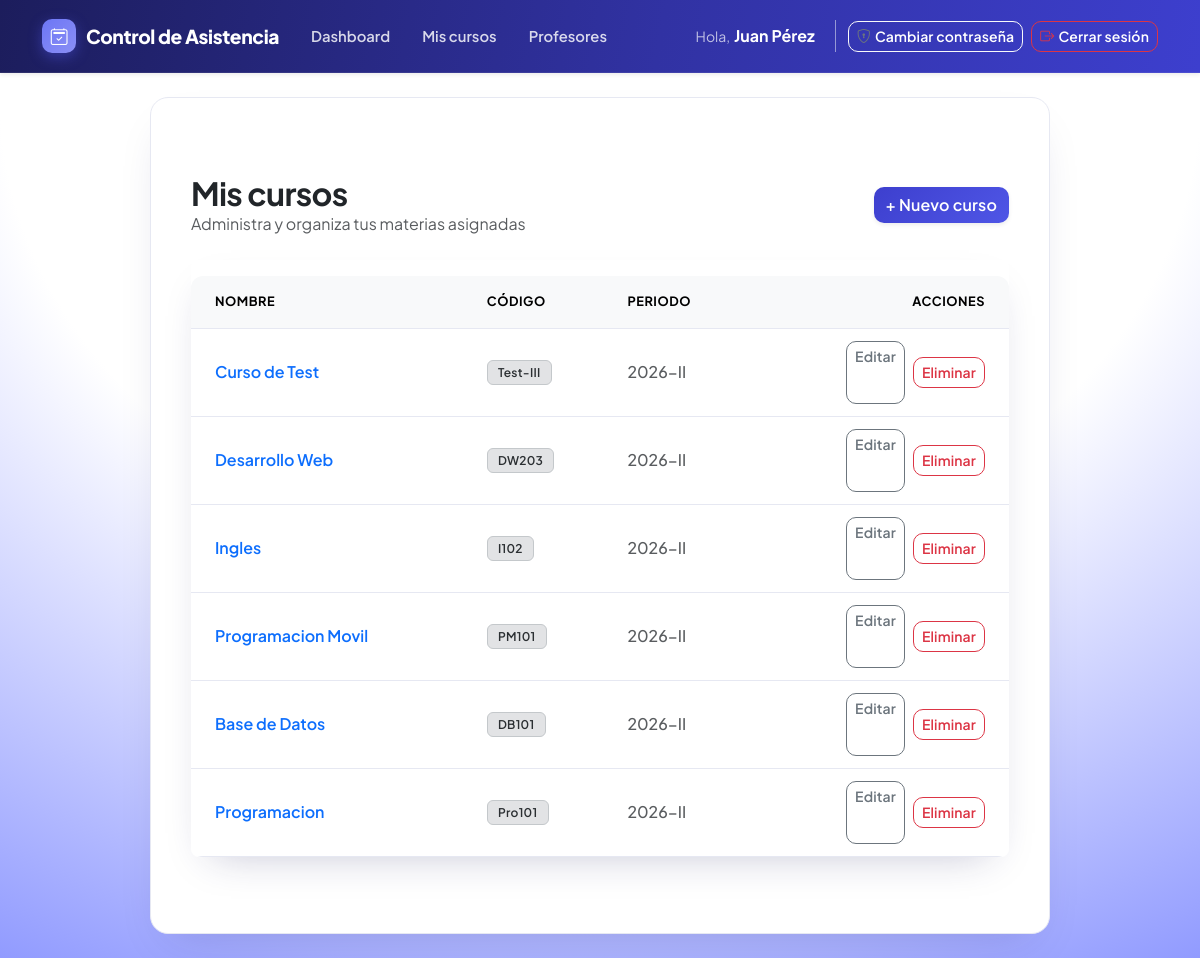
Page /public/cursos (signed in) on the committed database.
### tables this page shows
CREATE TABLE `cursos` (
  `id` int(11) NOT NULL,
  `profesor_id` int(11) NOT NULL,
  `nombre` varchar(150) NOT NULL,
  `codigo_curso` varchar(20) NOT NULL,
  `descripcion` text DEFAULT NULL,
  `periodo` varchar(50) DEFAULT NULL,
  `tolerancia_tardanza_min` int(11) NOT NULL DEFAULT 10,
  `estado` enum('activo','inactivo','archivado') NOT NULL DEFAULT 'activo',
  `fecha_creacion` timestamp NOT NULL DEFAULT current_timestamp(),
  `fecha_actualizacion` timestamp NOT NULL DEFAULT current_timestamp() ON UPDATE current_timestamp()
);

### app/controllers/CursoController.php (called while the page is built, shortened)
<?php
class CursoController
{
    public function index(): void
    {
        $cursos = Curso::obtenerPorProfesor(Auth::profesorActualId());
        require BASE_PATH . '/app/views/cursos/index.php';
    }
}

### public/index.php (called while the page is built, shortened)
<?php
require BASE_PATH . '/app/core/Router.php';
$router = new Router();
$router->get('/login', 'AuthController', 'mostrarLogin');
$router->post('/login', 'AuthController', 'procesarLogin');
$router->get('/logout', 'AuthController', 'logout');
$router->get('/', 'DashboardController', 'index');
$router->get('/profesores', 'ProfesorController', 'index');
$router->get('/profesores/crear', 'ProfesorController', 'mostrarCrear');
$router->post('/profesores/crear', 'ProfesorController', 'crear');
$router->get('/perfil/password', 'PerfilController', 'mostrarCambiarPassword');
$router->post('/perfil/password', 'PerfilController', 'cambiarPassword');
$router->get('/cursos', 'CursoController', 'index');
$router->get('/cursos/crear', 'CursoController', 'mostrarCrear');
$router->post('/cursos/crear', 'CursoController', 'crear');
$router->get('/cursos/editar/{id}', 'CursoController', 'mostrarEditar');
$router->post('/cursos/editar/{id}', 'CursoController', 'editar');
$router->post('/cursos/eliminar/{id}', 'CursoController', 'eliminar');
$router->get('/cursos/detalle/{id}', 'CursoController', 'detalle');
$router->post('/cursos/{id}/estudiantes/agregar', 'EstudianteController', 'agregar');
$router->post('/cursos/{id}/estudiantes/eliminar/{estudiante_id}', 'EstudianteController', 'eliminar');
$router->get('/cursos/{id}/estudiantes/editar/{estudiante_id}', 'EstudianteController', 'mostrarEditar');
$router->post('/cursos/{id}/estudiantes/editar/{estudiante_id}', 'EstudianteController', 'editar');
$router->get('/cursos/{id}/sesiones/crear', 'SesionController', 'mostrarCrear');
$router->post('/cursos/{id}/sesiones/crear', 'SesionController', 'crear');
$router->get('/cursos/{id}/sesiones/{sesion_id}', 'SesionController', 'detalle');
$router->get('/asistencia/{token}', 'AsistenciaController', 'mostrarFormulario');
$router->post('/asistencia/{token}', 'AsistenciaController', 'registrar');
$carpetaBase = rtrim(str_replace('\\', '/', dirname($_SERVER['SCRIPT_NAME'])), '/');
$uri = parse_url($_SERVER['REQUEST_URI'], PHP_URL_PATH);
if ($carpetaBase !== '' && strpos($uri, $carpetaBase) === 0) {
    $uri = substr($uri, strlen($carpetaBase));
}
$uri = preg_replace('#/index\.php$#', '', $uri);
$uri = rtrim($uri, '/');
$router->despachar($uri, $_SERVER['REQUEST_METHOD']);

### app/models/Curso.php (called while the page is built, shortened)
<?php
class Curso
{
    public static function obtenerPorProfesor(int $profesorId): array
    {
        $pdo = Database::obtenerConexion();
        $stmt = $pdo->prepare(
            'SELECT * FROM cursos WHERE profesor_id = ? AND estado != "archivado" ORDER BY fecha_creacion DESC'
        );
        $stmt->execute([$profesorId]);
        return $stmt->fetchAll();
    }
}

### app/views/cursos/index.php (the view, shortened to what this page needs)
<?php require BASE_PATH . '/app/views/layouts/header.php'; ?>
<div class="container my-5">
    <div class="d-flex justify-content-between align-items-center mb-4 flex-wrap gap-3">
        <div>
            <h1 class="h2 text-dark fw-bold mb-0">Mis cursos</h1>
            <p class="text-muted mb-0">Administra y organiza tus materias asignadas</p>
        </div>
        <a href="<?= BASE_URL ?>/cursos/crear" class="btn btn-primary d-inline-flex align-items-center gap-2 shadow-sm">
            <span>+ Nuevo curso</span>
        </a>
    </div>
    <div class="card shadow-sm border-0">
        <div class="card-body p-0">
            <div class="table-responsive">
                <table class="table table-hover align-middle mb-0">
                    <thead class="table-light">
                        <tr>
                            <th class="ps-4 py-3">Nombre</th>
                            <th class="py-3">Código</th>
                            <th class="py-3">Periodo</th>
                            <th class="text-end pe-4 py-3">Acciones</th>
                        </tr>
                    </thead>
                    <tbody>
                    <?php foreach ($cursos as $curso): ?>
                        <tr>
                            <td class="ps-4">
                                <a href="<?= BASE_URL ?>/cursos/detalle/<?= $curso['id'] ?>" class="text-decoration-none fw-semibold text-primary">
                                    <?= htmlspecialchars($curso['nombre']) ?>
                                </a>
                            </td>
                            <td>
                                <span class="badge bg-secondary-subtle text-secondary-emphasis border border-secondary-subtle px-2.5 py-1.5 rounded">
                                    <?= htmlspecialchars($curso['codigo_curso']) ?>
                                </span>
                            </td>
                            <td>
                                <span class="text-muted fw-medium"><?= htmlspecialchars($curso['periodo'] ?? '-') ?></span>
                            </td>
                            <td class="text-end pe-4">
                                <div class="d-inline-flex gap-2">
                                    <a href="<?= BASE_URL ?>/cursos/editar/<?= $curso['id'] ?>" class="btn btn-sm btn-outline-secondary">
                                        Editar
                                    </a>
                                    <form method="POST" action="<?= BASE_URL ?>/cursos/eliminar/<?= $curso['id'] ?>"
                                          style="display:inline" onsubmit="return confirm('¿Eliminar este curso?');">
                                        <button type="submit" class="btn btn-sm btn-outline-danger">
                                            Eliminar
                                        </button>
                                    </form>
                                </div>
                            </td>
                        </tr>
                    <?php endforeach; ?>
                    </tbody>
                </table>
            </div>
        </div>
    </div>
</div>
<?php require BASE_PATH . '/app/views/layouts/footer.php'; ?>

### app/core/Router.php (shortened to what this page needs)
<?php
class Router
{
    private array $rutas = [];
    private function agregar(string $verbo, string $ruta, string $controller, string $metodo): void
    {
        $patron = preg_replace('#\{[a-zA-Z_]+\}#', '([^/]+)', $ruta);
        $patron = '#^' . $patron . '$#';
        $this->rutas[] = [
            'verbo'      => $verbo,
            'patron'     => $patron,
            'controller' => $controller,
            'metodo'     => $metodo,
        ];
    }
    public function despachar(string $uriActual, string $verboActual): void
    {
        foreach ($this->rutas as $ruta) {
            if ($ruta['verbo'] !== $verboActual) {
                continue;
            }
            if (preg_match($ruta['patron'], $uriActual, $coincidencias)) {
                array_shift($coincidencias);
                $controller = new $controllerClase();
                call_user_func_array([$controller, $ruta['metodo']], $coincidencias);
                return;
            }
        }
    }
}

### public/assets/css/estilos.css (style rules this page uses)
:root { --brand-50: #eef1ff; --brand-100: #e0e4ff; --brand-400: #6c76f5; --brand-500: #4f56e6; --brand-600: #3d3fce; --brand-700: #3132a3; --brand-900: #1c1d5c; --ink: #1a1c2e; --ink-soft: #5a5f7a; --surface: #f6f7fb; --surface-soft: #eef1ff; --line: #e6e8f2; --bg-start: #ffffff; --bg-middle: #eef1ff; --bg-end: #6371ff; --radius: 0.75rem; --radius-lg: 1rem; --radius-sm: 0.5rem; }
* { box-sizing: border-box; }
html { scroll-behavior: smooth; }
body { font-family: 'Plus Jakarta Sans', system-ui, -apple-system, sans-serif; margin: 0; color: var(--ink); -webkit-font-smoothing: antialiased; min-height: 100vh; background-color: var(--surface); background-image: radial-gradient(125% 125% at 50% 10%, var(--bg-start) 40%, var(--bg-end) 100%); background-attachment: fixed; background-size: cover; }
h1, h2, h3, h4, h5, h6 { font-weight: 700; letter-spacing: -0.02em; color: var(--ink); }
.card { border-radius: var(--bs-border-radius-lg) !important; border: 1px solid var(--line); box-shadow: 0 12px 32px -18px rgba(28, 29, 92, 0.22); background-color: #fff; }
.card.shadow, .card.shadow-sm { box-shadow: 0 16px 40px -20px rgba(28, 29, 92, 0.28) !important; }
.btn { font-weight: 600; border-radius: 10px; letter-spacing: 0.01em; transition: transform 0.15s ease, box-shadow 0.15s ease, background-color 0.15s ease; }
.btn-primary { background: linear-gradient(135deg, var(--brand-600), var(--brand-500)); border: none; box-shadow: 0 8px 20px -8px rgba(61, 63, 206, 0.65); }
form:not([class*="row"]) { display: flex; flex-direction: column; gap: 8px; max-width: 420px; margin: 16px 0; }
table { width: 100%; border-collapse: collapse; margin: 16px 0; }
th, td { text-align: left; padding: 12px 14px; border-bottom: 1px solid var(--line); }
th { background-color: var(--brand-50); color: var(--brand-900); font-weight: 700; font-size: 0.8rem; text-transform: uppercase; letter-spacing: 0.04em; }
.table { border-radius: 12px; overflow: hidden; }
.table > :not(caption) > * > * { padding: 12px 14px; }
.badge { font-weight: 600; letter-spacing: 0.02em; padding: 0.45em 0.85em; border-radius: 999px; }
.card { animation: fadeInUp 0.35s ease both; }

### rows in the picture
cursos: nombre "Curso de Test", codigo_curso "Test-III", periodo "2026-II"
cursos: nombre "Desarrollo Web", codigo_curso "DW203", periodo "2026-II"
cursos: nombre "Ingles", codigo_curso "I102", periodo "2026-II"
cursos: nombre "Programacion Movil", codigo_curso "PM101", periodo "2026-II"
cursos: nombre "Base de Datos", codigo_curso "DB101", periodo "2026-II"
cursos: nombre "Programacion", codigo_curso "Pro101", periodo "2026-II"
